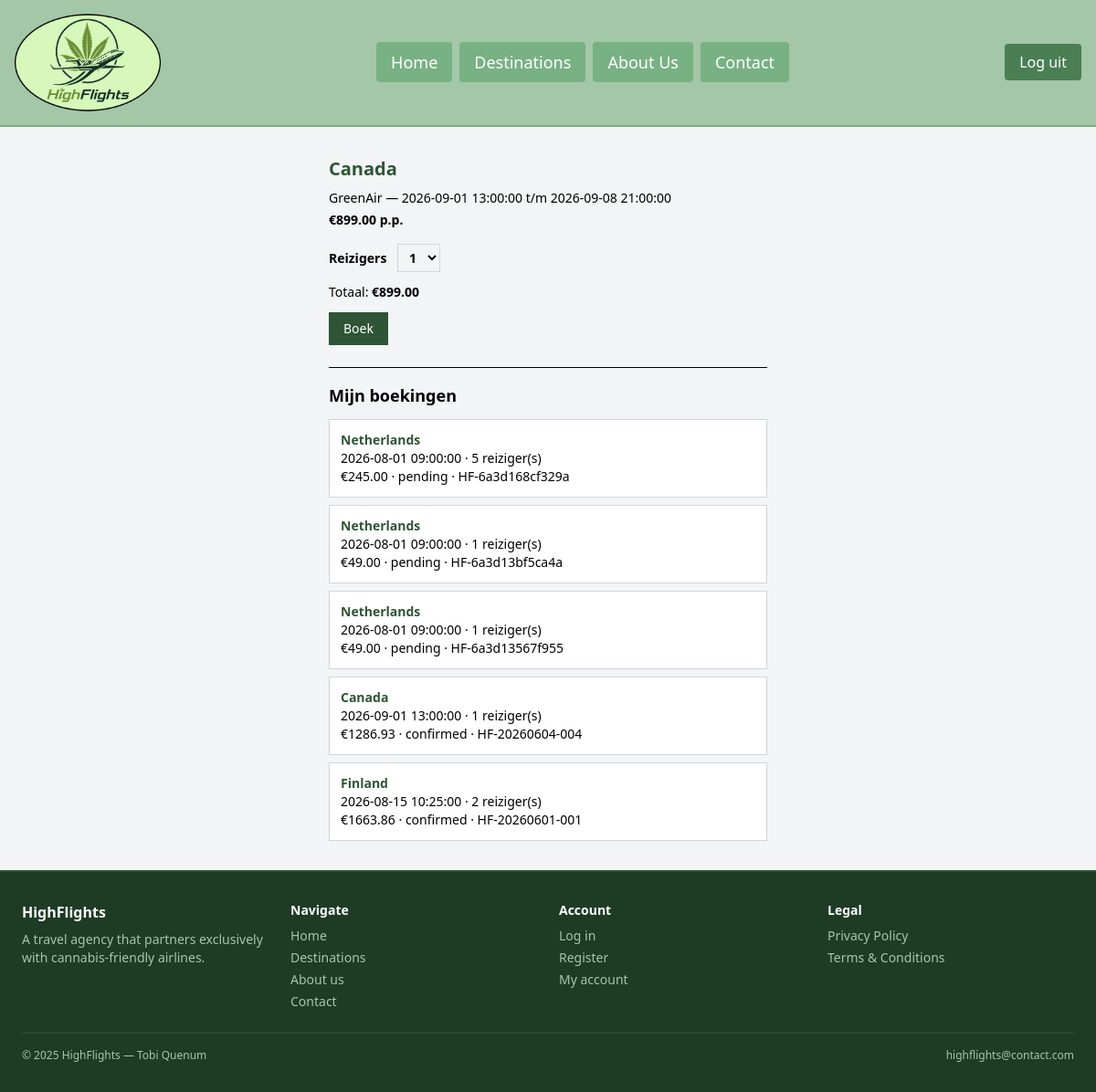
The app's page /booking.php?id=3 (signed in) with its own data.
### tables this page shows
CREATE TABLE `flights` (
  `id` int UNSIGNED NOT NULL AUTO_INCREMENT,
  `destination_id` int UNSIGNED NOT NULL,
  `airline_id` int UNSIGNED NOT NULL,
  `departure_name` varchar(50) NOT NULL DEFAULT 'Amsterdam',
  `departure_date` datetime NOT NULL,
  `return_date` datetime NOT NULL,
  `price` decimal(10,2) NOT NULL,
  `seats` smallint NOT NULL DEFAULT '180',
  `active` tinyint(1) NOT NULL DEFAULT '1',
  PRIMARY KEY (`id`),
  CONSTRAINT `fk_flights_destination` FOREIGN KEY (`destination_id`) REFERENCES `destinations` (`id`),
  CONSTRAINT `fk_flights_airline` FOREIGN KEY (`airline_id`) REFERENCES `airlines` (`id`)
);

CREATE TABLE `destinations` (
  `id` int UNSIGNED NOT NULL AUTO_INCREMENT,
  `name` varchar(120) NOT NULL,
  `city` varchar(120) NOT NULL,
  `airport` char(3) NOT NULL,
  `description` text,
  `active` tinyint(1) NOT NULL DEFAULT '1',
  PRIMARY KEY (`id`)
);

CREATE TABLE `airlines` (
  `id` int UNSIGNED NOT NULL AUTO_INCREMENT,
  `name` varchar(120) NOT NULL,
  PRIMARY KEY (`id`),
  UNIQUE KEY `name` (`name`)
);

CREATE TABLE `bookings` (
  `id` int UNSIGNED NOT NULL AUTO_INCREMENT,
  `user_id` int UNSIGNED NOT NULL,
  `flight_id` int UNSIGNED NOT NULL,
  `reference` varchar(30) NOT NULL,
  `travelers` tinyint NOT NULL DEFAULT '1',
  `total_price` decimal(10,2) NOT NULL,
  `status` enum('pending','confirmed','cancelled') NOT NULL DEFAULT 'pending',
  `created_at` datetime NOT NULL DEFAULT CURRENT_TIMESTAMP,
  PRIMARY KEY (`id`),
  UNIQUE KEY `reference` (`reference`),
  CONSTRAINT `fk_bookings_user` FOREIGN KEY (`user_id`) REFERENCES `users` (`id`),
  CONSTRAINT `fk_bookings_flight` FOREIGN KEY (`flight_id`) REFERENCES `flights` (`id`)
);

### html/booking.php (the view, shortened to what this page needs)
<?
$pdo = getDB();
$success = false;
$id = $_GET['id'];
$stmt = $pdo->prepare('SELECT flights.*, destinations.name AS destination_name, airlines.name AS airline FROM flights JOIN destinations ON flights.destination_id = destinations.id JOIN airlines ON flights.airline_id = airlines.id WHERE flights.id = ? AND flights.active = 1');
$stmt->execute([$id]);
$flight = $stmt->fetch();
$bookings = $pdo->prepare('SELECT bookings.*, destinations.name AS destination_name, flights.departure_date FROM bookings JOIN flights ON bookings.flight_id = flights.id JOIN destinations ON flights.destination_id = destinations.id WHERE bookings.user_id = ? ORDER BY bookings.created_at DESC');
$bookings->execute([$_SESSION['user_id']]);
$bookings = $bookings->fetchAll();
?>
<!DOCTYPE html>
<html lang="nl">
<head>
    <script src="https://cdn.jsdelivr.net/npm/@tailwindcss/browser@4"></script>
</head>
<body class="bg-gray-100">
<? include __DIR__ . '/includes/header.php'; ?>
<div class="max-w-lg mx-auto mt-8 px-4">
    <? if ($flight) { ?>
        <h1 class="text-xl font-bold text-[#2e5435] mb-2"><?= $flight['destination_name'] ?></h1>
        <p class="text-sm mb-1"><?= $flight['airline'] ?> — <?= $flight['departure_date'] ?> t/m <?= $flight['return_date'] ?></p>
        <p class="text-sm font-bold mb-4">€<?= $flight['price'] ?> p.p.</p>
        <? if ($success) { ?>
            <p class="text-green-700 border border-green-300 bg-green-50 px-3 py-2 text-sm mb-4">Boeking geplaatst!</p>
        <? } else { ?>
            <form method="post" class="flex flex-col gap-3 text-sm mb-6">
                <label class="font-semibold">Reizigers
                    <select name="travelers" id="travelers" class="ml-2 border border-gray-300 px-2 py-1">
                        <option value="1">1</option>
                    </select>
                </label>
                <p>Totaal: <strong id="total">€<?= $flight['price'] ?></strong></p>
                <button type="submit" class="bg-[#2e5435] text-white px-4 py-2 w-fit">Boek</button>
            </form>
        <? } ?>
    <? } ?>
    <hr class="mb-4">
    <h2 class="text-lg font-bold mb-3">Mijn boekingen</h2>
    <? foreach ($bookings as $b) { ?>
        <div class="border border-gray-300 bg-white p-3 text-sm mb-2">
            <p class="font-bold text-[#2e5435]"><?= $b['destination_name'] ?></p>
            <p><?= $b['departure_date'] ?> · <?= $b['travelers'] ?> reiziger(s)</p>
            <p>€<?= $b['total_price'] ?> · <?= $b['status'] ?> · <?= $b['reference'] ?></p>
        </div>
    <? } ?>
</div>
<? include __DIR__ . '/includes/footer.php'; ?>
</body>
</html>

### records on screen
flights: destination.name "Canada", airline.name "GreenAir", departure_date "2026-09-01 13:00:00", return_date "2026-09-08 21:00:00", price "899.00"
bookings: destinations.name "Netherlands", flight.departure_date "2026-08-01 09:00:00", travelers "5", total_price "245.00", status "pending", reference "HF-6a3d168cf329a"
bookings: destinations.name "Netherlands", flight.departure_date "2026-08-01 09:00:00", travelers "1", total_price "49.00", status "pending", reference "HF-6a3d13bf5ca4a"
bookings: destinations.name "Netherlands", flight.departure_date "2026-08-01 09:00:00", travelers "1", total_price "49.00", status "pending", reference "HF-6a3d13567f955"
bookings: destinations.name "Canada", flight.departure_date "2026-09-01 13:00:00", travelers "1", total_price "1286.93", status "confirmed", reference "HF-20260604-004"
bookings: destinations.name "Finland", flight.departure_date "2026-08-15 10:25:00", travelers "2", total_price "1663.86", status "confirmed", reference "HF-20260601-001"
